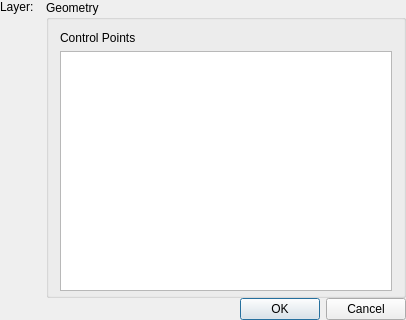
<?xml version="1.0" encoding="UTF-8"?>
<ui version="4.0">
 <class>DlgParabola</class>
 <widget class="QDialog" name="DlgParabola">
  <property name="geometry">
   <rect>
    <x>0</x>
    <y>0</y>
    <width>406</width>
    <height>320</height>
   </rect>
  </property>
  <property name="sizePolicy">
   <sizepolicy hsizetype="Minimum" vsizetype="Minimum">
    <horstretch>0</horstretch>
    <verstretch>0</verstretch>
   </sizepolicy>
  </property>
  <property name="minimumSize">
   <size>
    <width>400</width>
    <height>320</height>
   </size>
  </property>
  <property name="windowTitle">
   <string>SplinePoints</string>
  </property>
  <property name="modal">
   <bool>true</bool>
  </property>
  <layout class="QVBoxLayout">
   <property name="spacing">
    <number>0</number>
   </property>
   <property name="leftMargin">
    <number>0</number>
   </property>
   <property name="topMargin">
    <number>0</number>
   </property>
   <property name="rightMargin">
    <number>0</number>
   </property>
   <property name="bottomMargin">
    <number>0</number>
   </property>
   <item>
    <layout class="QHBoxLayout">
     <item>
      <layout class="QVBoxLayout">
       <item>
        <layout class="QHBoxLayout">
         <item>
          <widget class="QLabel" name="lLayer">
           <property name="sizePolicy">
            <sizepolicy hsizetype="Preferred" vsizetype="Preferred">
             <horstretch>0</horstretch>
             <verstretch>0</verstretch>
            </sizepolicy>
           </property>
           <property name="text">
            <string>Layer:</string>
           </property>
           <property name="wordWrap">
            <bool>false</bool>
           </property>
          </widget>
         </item>
         <item>
          <widget class="QG_LayerBox" name="cbLayer" native="true"/>
         </item>
        </layout>
       </item>
       <item>
        <widget class="QG_WidgetPen" name="wPen" native="true">
         <property name="sizePolicy">
          <sizepolicy hsizetype="MinimumExpanding" vsizetype="MinimumExpanding">
           <horstretch>0</horstretch>
           <verstretch>0</verstretch>
          </sizepolicy>
         </property>
        </widget>
       </item>
      </layout>
     </item>
     <item>
      <widget class="QGroupBox" name="buttonGroup8">
       <property name="sizePolicy">
        <sizepolicy hsizetype="MinimumExpanding" vsizetype="MinimumExpanding">
         <horstretch>1</horstretch>
         <verstretch>0</verstretch>
        </sizepolicy>
       </property>
       <property name="title">
        <string>Geometry</string>
       </property>
       <layout class="QGridLayout">
        <item row="0" column="0" colspan="2">
         <layout class="QHBoxLayout" name="horizontalLayout_2"/>
        </item>
        <item row="2" column="0" colspan="2">
         <widget class="QTableView" name="tvPoints">
          <property name="minimumSize">
           <size>
            <width>320</width>
            <height>240</height>
           </size>
          </property>
          <property name="toolTip">
           <string>Points on Spline</string>
          </property>
          <property name="whatsThis">
           <string>Points on Spline</string>
          </property>
          <property name="textElideMode">
           <enum>Qt::ElideRight</enum>
          </property>
          <attribute name="horizontalHeaderCascadingSectionResizes">
           <bool>false</bool>
          </attribute>
         </widget>
        </item>
        <item row="3" column="0">
         <spacer name="spacer58">
          <property name="orientation">
           <enum>Qt::Vertical</enum>
          </property>
          <property name="sizeType">
           <enum>QSizePolicy::Expanding</enum>
          </property>
          <property name="sizeHint" stdset="0">
           <size>
            <width>20</width>
            <height>20</height>
           </size>
          </property>
         </spacer>
        </item>
        <item row="1" column="0">
         <widget class="QLabel" name="lPointLabel">
          <property name="text">
           <string>Control Points</string>
          </property>
         </widget>
        </item>
       </layout>
      </widget>
     </item>
    </layout>
   </item>
   <item>
    <widget class="QDialogButtonBox" name="buttonBox">
     <property name="standardButtons">
      <set>QDialogButtonBox::Cancel|QDialogButtonBox::Ok</set>
     </property>
    </widget>
   </item>
  </layout>
 </widget>
 <layoutdefault spacing="6" margin="11"/>
 <customwidgets>
  <customwidget>
   <class>QG_WidgetPen</class>
   <extends>QWidget</extends>
   <header>qg_widgetpen.h</header>
  </customwidget>
  <customwidget>
   <class>QG_LayerBox</class>
   <extends>QWidget</extends>
   <header>qg_layerbox.h</header>
  </customwidget>
 </customwidgets>
 <resources/>
 <connections>
  <connection>
   <sender>buttonBox</sender>
   <signal>accepted()</signal>
   <receiver>DlgParabola</receiver>
   <slot>accept()</slot>
   <hints>
    <hint type="sourcelabel">
     <x>202</x>
     <y>217</y>
    </hint>
    <hint type="destinationlabel">
     <x>20</x>
     <y>20</y>
    </hint>
   </hints>
  </connection>
  <connection>
   <sender>buttonBox</sender>
   <signal>rejected()</signal>
   <receiver>DlgParabola</receiver>
   <slot>reject()</slot>
   <hints>
    <hint type="sourcelabel">
     <x>202</x>
     <y>217</y>
    </hint>
    <hint type="destinationlabel">
     <x>20</x>
     <y>20</y>
    </hint>
   </hints>
  </connection>
 </connections>
</ui>
